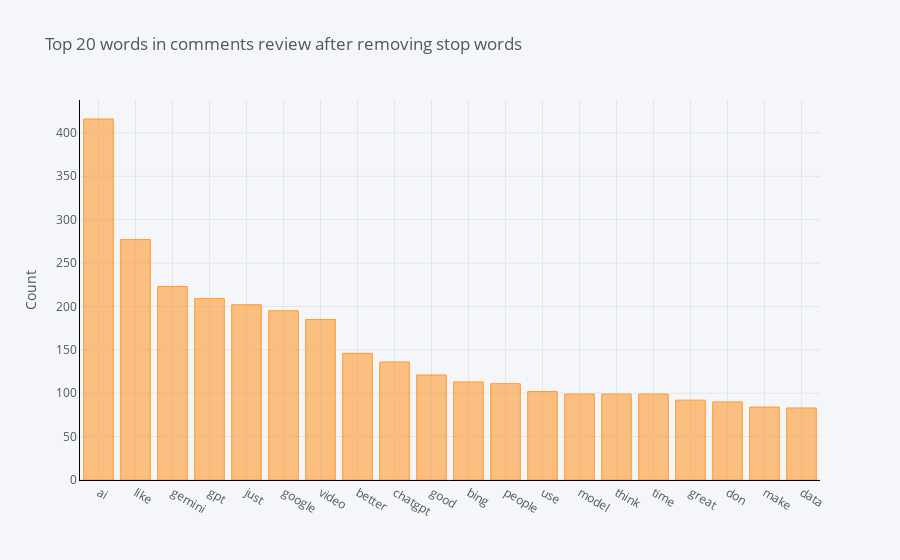
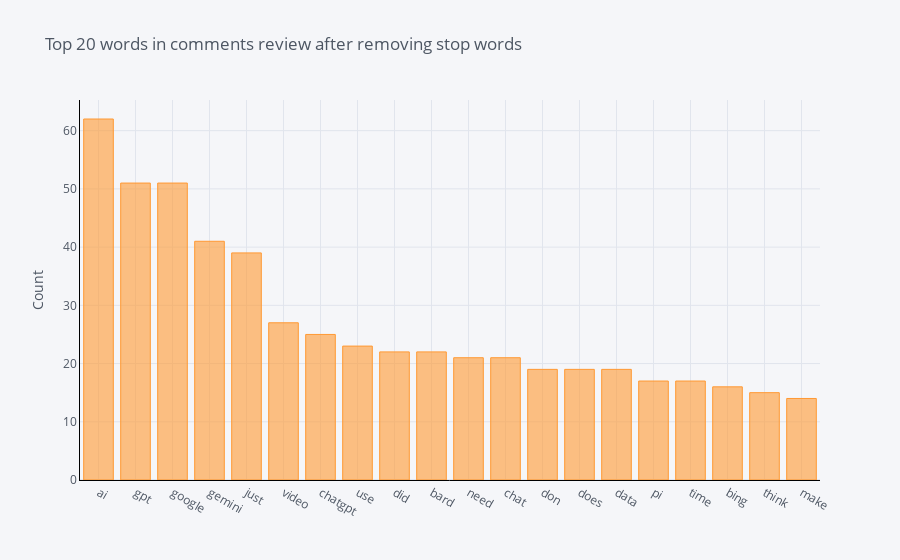
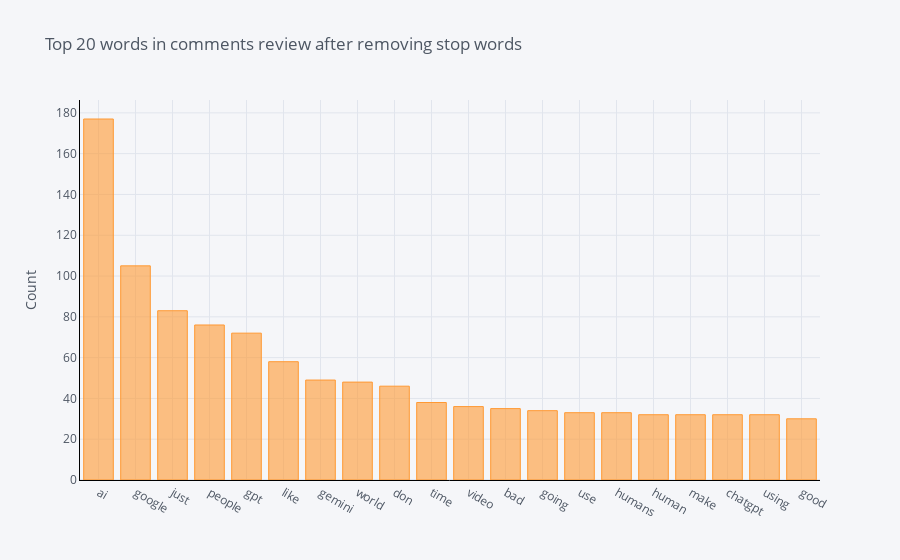

Notebook source saved alongside these figures, in order:
### Markdown cell above
# Positive, Neutral and Negative Sentiments at Uni/Bi and Trigram level

### Code cell
# Unigram

def get_top_n_words(corpus, n=None):
        vec = CountVectorizer(stop_words = list(stop_words)).fit(corpus)
        bag_of_words = vec.transform(corpus)
        sum_words = bag_of_words.sum(axis=0) 
        words_freq = [(word, sum_words[0, idx]) for word, idx in vec.vocabulary_.items()]
        words_freq =sorted(words_freq, key = lambda x: x[1], reverse=True)
        return words_freq[:n]

print('Unigrams. From top to bottom: positive, neutral and negative sentiments')    
sent_dfs = [pos_df, neu_df, neg_df]
for i in sent_dfs:
    
    common_words = get_top_n_words(i['text'], 20)
    # for word, freq in common_words:
    #     print(word, freq)
    df2 = pd.DataFrame(common_words, columns = ['CommentsText' , 'count'])
    df2.groupby('CommentsText').sum()['count'].sort_values(ascending=False).iplot(kind='bar', yTitle='Count', linecolor='black', title='Top 20 words in comments review after removing stop words')

### Figure 1 — Plotly figure (JSON) as saved in the notebook; plotly's stock layout.template omitted (floating-point values rounded to 4 significant figures)
{"data": [{"marker": {"color": "rgba(255, 153, 51, 0.6)", "line": {"color": "rgba(255, 153, 51, 1.0)", "width": 1}}, "name": "count", "orientation": "v", "text": "", "type": "bar", "x": ["ai", "like", "gemini", "gpt", "just", "google", "video", "better", "chatgpt", "good", "bing", "people", "use", "model", "think", "time", "great", "don", "make", "data"], "y": [416, 277, 223, 209, 202, 195, 185, 146, 136, 121, 113, 111, 102, 99, 99, 99, 92, 90, 84, 83]}], "layout": {"legend": {"bgcolor": "#F5F6F9", "font": {"color": "#4D5663"}}, "paper_bgcolor": "#F5F6F9", "plot_bgcolor": "#F5F6F9", "title": {"font": {"color": "#4D5663"}, "text": "Top 20 words in comments review after removing stop words"}, "xaxis": {"gridcolor": "#E1E5ED", "linecolor": "black", "showgrid": true, "tickfont": {"color": "#4D5663"}, "title": {"font": {"color": "#4D5663"}, "text": ""}, "zerolinecolor": "#E1E5ED"}, "yaxis": {"gridcolor": "#E1E5ED", "linecolor": "black", "showgrid": true, "tickfont": {"color": "#4D5663"}, "title": {"font": {"color": "#4D5663"}, "text": "Count"}, "zerolinecolor": "#E1E5ED"}}}

### Figure 2 — Plotly figure (JSON) as saved in the notebook; plotly's stock layout.template omitted (floating-point values rounded to 4 significant figures)
{"data": [{"marker": {"color": "rgba(255, 153, 51, 0.6)", "line": {"color": "rgba(255, 153, 51, 1.0)", "width": 1}}, "name": "count", "orientation": "v", "text": "", "type": "bar", "x": ["ai", "gpt", "google", "gemini", "just", "video", "chatgpt", "use", "did", "bard", "need", "chat", "don", "does", "data", "pi", "time", "bing", "think", "make"], "y": [62, 51, 51, 41, 39, 27, 25, 23, 22, 22, 21, 21, 19, 19, 19, 17, 17, 16, 15, 14]}], "layout": {"legend": {"bgcolor": "#F5F6F9", "font": {"color": "#4D5663"}}, "paper_bgcolor": "#F5F6F9", "plot_bgcolor": "#F5F6F9", "title": {"font": {"color": "#4D5663"}, "text": "Top 20 words in comments review after removing stop words"}, "xaxis": {"gridcolor": "#E1E5ED", "linecolor": "black", "showgrid": true, "tickfont": {"color": "#4D5663"}, "title": {"font": {"color": "#4D5663"}, "text": ""}, "zerolinecolor": "#E1E5ED"}, "yaxis": {"gridcolor": "#E1E5ED", "linecolor": "black", "showgrid": true, "tickfont": {"color": "#4D5663"}, "title": {"font": {"color": "#4D5663"}, "text": "Count"}, "zerolinecolor": "#E1E5ED"}}}

### Figure 3 — Plotly figure (JSON) as saved in the notebook; plotly's stock layout.template omitted (floating-point values rounded to 4 significant figures)
{"data": [{"marker": {"color": "rgba(255, 153, 51, 0.6)", "line": {"color": "rgba(255, 153, 51, 1.0)", "width": 1}}, "name": "count", "orientation": "v", "text": "", "type": "bar", "x": ["ai", "google", "just", "people", "gpt", "like", "gemini", "world", "don", "time", "video", "bad", "going", "use", "humans", "human", "make", "chatgpt", "using", "good"], "y": [177, 105, 83, 76, 72, 58, 49, 48, 46, 38, 36, 35, 34, 33, 33, 32, 32, 32, 32, 30]}], "layout": {"legend": {"bgcolor": "#F5F6F9", "font": {"color": "#4D5663"}}, "paper_bgcolor": "#F5F6F9", "plot_bgcolor": "#F5F6F9", "title": {"font": {"color": "#4D5663"}, "text": "Top 20 words in comments review after removing stop words"}, "xaxis": {"gridcolor": "#E1E5ED", "linecolor": "black", "showgrid": true, "tickfont": {"color": "#4D5663"}, "title": {"font": {"color": "#4D5663"}, "text": ""}, "zerolinecolor": "#E1E5ED"}, "yaxis": {"gridcolor": "#E1E5ED", "linecolor": "black", "showgrid": true, "tickfont": {"color": "#4D5663"}, "title": {"font": {"color": "#4D5663"}, "text": "Count"}, "zerolinecolor": "#E1E5ED"}}}
